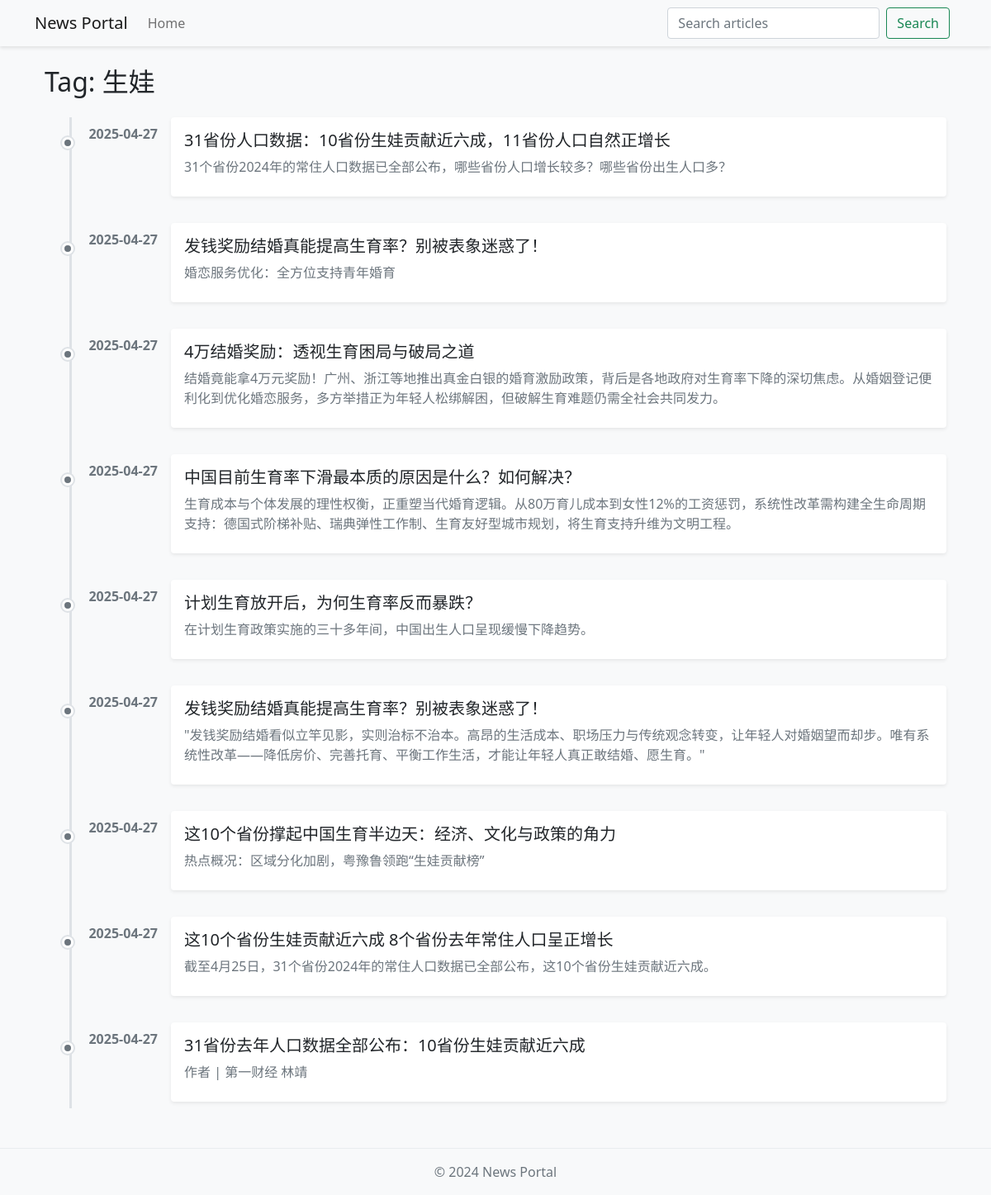
The page /tag/1 on the database its author committed.
### app/models.py (models this page shows, shortened)
class Tag(db.Model):
    id = db.Column(db.Integer, primary_key=True)
    name = db.Column(db.String(50), unique=True, nullable=False)
    created_at = db.Column(db.DateTime, default=datetime.utcnow)

class Article(db.Model):
    id = db.Column(db.Integer, primary_key=True)
    title = db.Column(db.String(200), nullable=False)
    subtitle = db.Column(db.String(200))
    content = db.Column(db.Text, nullable=False)
    is_published = db.Column(db.Boolean, default=False)
    is_top = db.Column(db.Boolean, default=False)
    is_recommended = db.Column(db.Boolean, default=False)
    created_at = db.Column(db.DateTime, default=datetime.utcnow)
    updated_at = db.Column(
        db.DateTime, default=datetime.utcnow, onupdate=datetime.utcnow
    )
    author_id = db.Column(db.Integer, db.ForeignKey("user.id"))
    tags = db.relationship("Tag", secondary="article_tag", backref="articles")
    images = db.relationship("Image", backref="article", lazy="dynamic")

### app/main/routes.py (the view)
@bp.route("/tag/<int:id>")
def tag(id):
    tag = Tag.query.get_or_404(id)
    page = request.args.get("page", 1, type=int)
    articles = (
        Article.query.filter(
            Article.tags.any(Tag.id == id), Article.is_published == True
        )
        .order_by(Article.created_at.desc())
        .paginate(page=page, per_page=20)
    )
    return render_template("main/tag.html", tag=tag, articles=articles)

### app/templates/main/tag.html (shortened to what this page needs)
{% extends "base.html" %} {% block title %}Tag: {{ tag.name }}{% endblock %} {%
block content %}
<div class="container mt-4">
  <h2 class="mb-4">Tag: {{ tag.name }}</h2>
  {% if articles.items %}
  <div class="timeline">
    {% for article in articles.items %}
    <div class="timeline-item mb-4 d-flex">
      <div
        class="timeline-date text-secondary text-end pe-3"
        style="min-width: 100px"
      >
        {{ article.created_at|friendly_time }}
      </div>
      <a
        href="{{ url_for('main.article', id=article.id) }}"
        class="timeline-content flex-grow-1 p-3 bg-white rounded shadow-sm text-decoration-none text-dark d-block"
      >
        <h5>{{ article.title }}</h5>
        {% if article.subtitle %}
        <div class="text-muted mb-2">{{ article.subtitle }}</div>
        {% endif %}
      </a>
    </div>
    {% endfor %}
  </div>
   {% else %}
  <p>No related articles.</p>
  {% endif %}
</div>
{% endblock %}

### app/static/css/style.css (style rules this page uses)
body { background-color: #f8f9fa; }
.timeline { border-left: 3px solid #dee2e6; margin-left: 30px; padding-left: 20px; position: relative; }
.timeline-item { position: relative; }
.timeline-item::before { content: ""; position: absolute; left: -32px; top: 24px; width: 14px; height: 14px; background: #6c757d; border: 3px solid #fff; border-radius: 50%; z-index: 1; box-shadow: 0 0 0 2px #dee2e6; }
.timeline-date { font-weight: bold; color: #6c757d; min-width: 100px; margin-top: 8px; }
.timeline-content { background: #fff; border-radius: 0.5rem; box-shadow: 0 2px 8px rgba(0, 0, 0, 0.03); margin-bottom: 0.5rem; transition: box-shadow 0.2s; }

### rows shown on the page
Tag: name "生娃"
Article: created_at|friendly_time "2025-04-27", title "31省份人口数据：10省份生娃贡献近六成，11省份人口自然正增长", subtitle "31个省份2024年的常住人口数据已全部公布，哪些省份人口增长较多？哪些省份出生人口多？"
Article: created_at|friendly_time "2025-04-27", title "发钱奖励结婚真能提高生育率？别被表象迷惑了！", subtitle "婚恋服务优化：全方位支持青年婚育"
Article: created_at|friendly_time "2025-04-27", title "4万结婚奖励：透视生育困局与破局之道", subtitle "结婚竟能拿4万元奖励！广州、浙江等地推出真金白银的婚育激励政策，背后是各地政府对生育率下降的深切焦虑。从婚姻登记便利化到优化婚恋服务，多方举措正为年轻人松绑解困，但破解生育难题仍需全社会共同发力。"
Article: created_at|friendly_time "2025-04-27", title "中国目前生育率下滑最本质的原因是什么？如何解决？", subtitle "生育成本与个体发展的理性权衡，正重塑当代婚育逻辑。从80万育儿成本到女性12%的工资惩罚，系统性改革需构建全生命周期支持：德国式阶梯补贴、瑞典弹性工作制、生育友好型城市规划，将生育支持升维为文明工程。"
Article: created_at|friendly_time "2025-04-27", title "计划生育放开后，为何生育率反而暴跌？", subtitle "在计划生育政策实施的三十多年间，中国出生人口呈现缓慢下降趋势。"
Article: created_at|friendly_time "2025-04-27", title "发钱奖励结婚真能提高生育率？别被表象迷惑了！", subtitle "\"发钱奖励结婚看似立竿见影，实则治标不治本。高昂的生活成本、职场压力与传统观念转变，让年轻人对婚姻望而却步。唯有系统性改革——降低房价、完善托育、平衡工作生活，才能让年轻人真正敢结婚、愿生育。\""
Article: created_at|friendly_time "2025-04-27", title "这10个省份撑起中国生育半边天：经济、文化与政策的角力", subtitle "热点概况：区域分化加剧，粤豫鲁领跑“生娃贡献榜”"
Article: created_at|friendly_time "2025-04-27", title "这10个省份生娃贡献近六成 8个省份去年常住人口呈正增长", subtitle "截至4月25日，31个省份2024年的常住人口数据已全部公布，这10个省份生娃贡献近六成。"
Article: created_at|friendly_time "2025-04-27", title "31省份去年人口数据全部公布：10省份生娃贡献近六成", subtitle "作者 | 第一财经 林靖"
